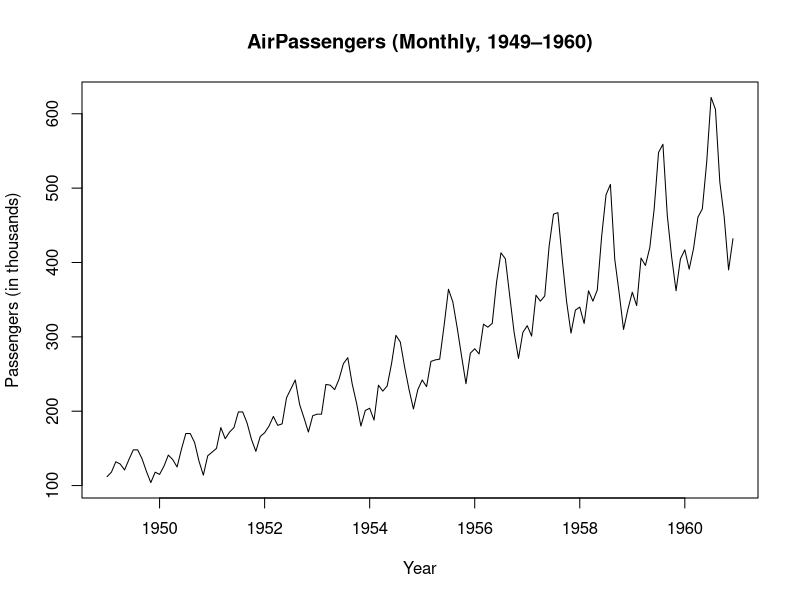
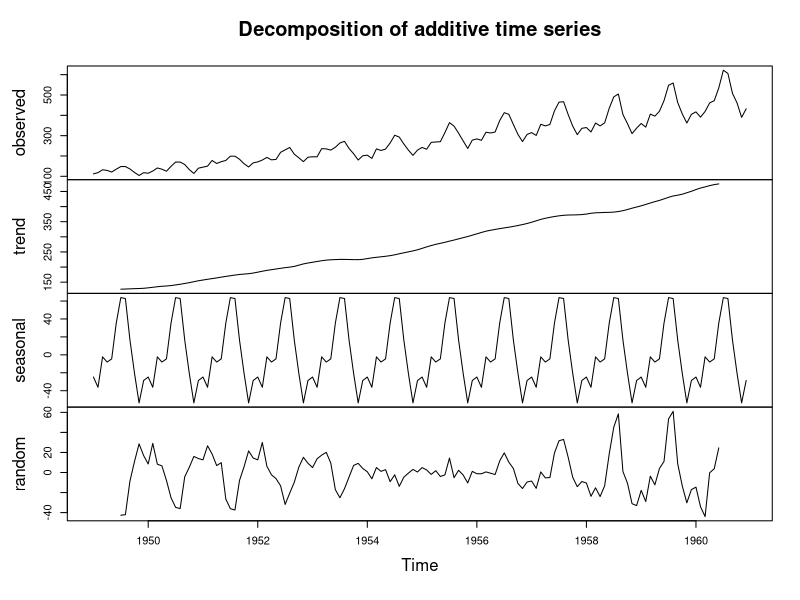
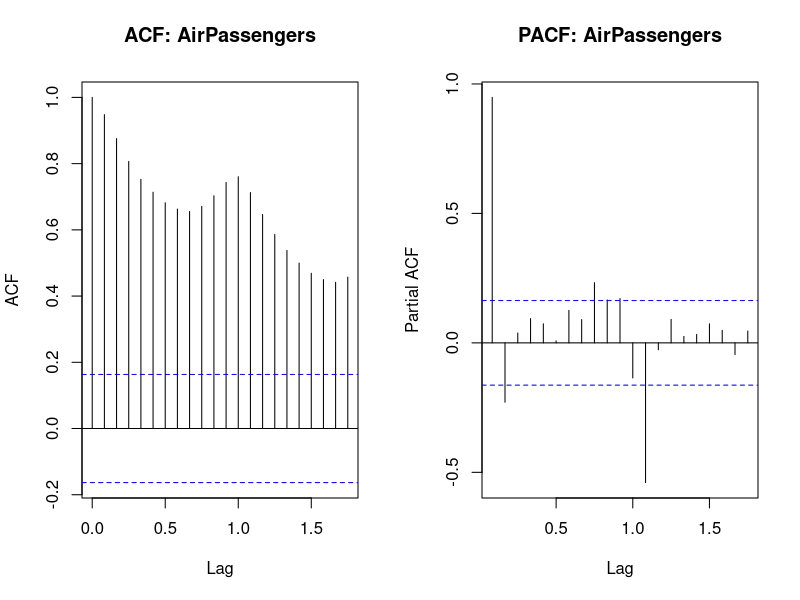

Reproduce these figures in R, in order.
## ---- chunk 1
knitr::opts_chunk$set(echo = TRUE)
## ---- chunk 2
# Command to delete all the history
rm(list=ls(all=TRUE))
## ---- chunk 3
# Installing the required packages
# install.packages(c("tseries","forecast"))
## ---- chunk 4
# Loading all the required libraries
library(tseries)
library(forecast)
## ---- chunk 5
# Converting the data into a time series object
data("AirPassengers")
ap <- as.ts(AirPassengers)

# Checking the frequency of the dataset
frequency(ap)
## ---- chunk 6
# Plotting the data to identify the dominant component
plot(ap,
     main = "AirPassengers (Monthly, 1949–1960)",
     ylab = "Passengers (in thousands)",
     xlab = "Year")
## ---- chunk 7
# Decomposing the data
decomposded_air = decompose(ap)
plot(decomposded_air)
## ---- chunk 8
# ACF/PACF to check stationarity vs non-stationarity
par(mfrow = c(1,2))
acf(ap, main = "ACF: AirPassengers")
pacf(ap, main = "PACF: AirPassengers")
par(mfrow = c(1,1))
## ---- chunk 9
# Stationarity using Augmented Dickey–Fuller (ADF) test
adf_result <- adf.test(ap)
print(adf_result)
